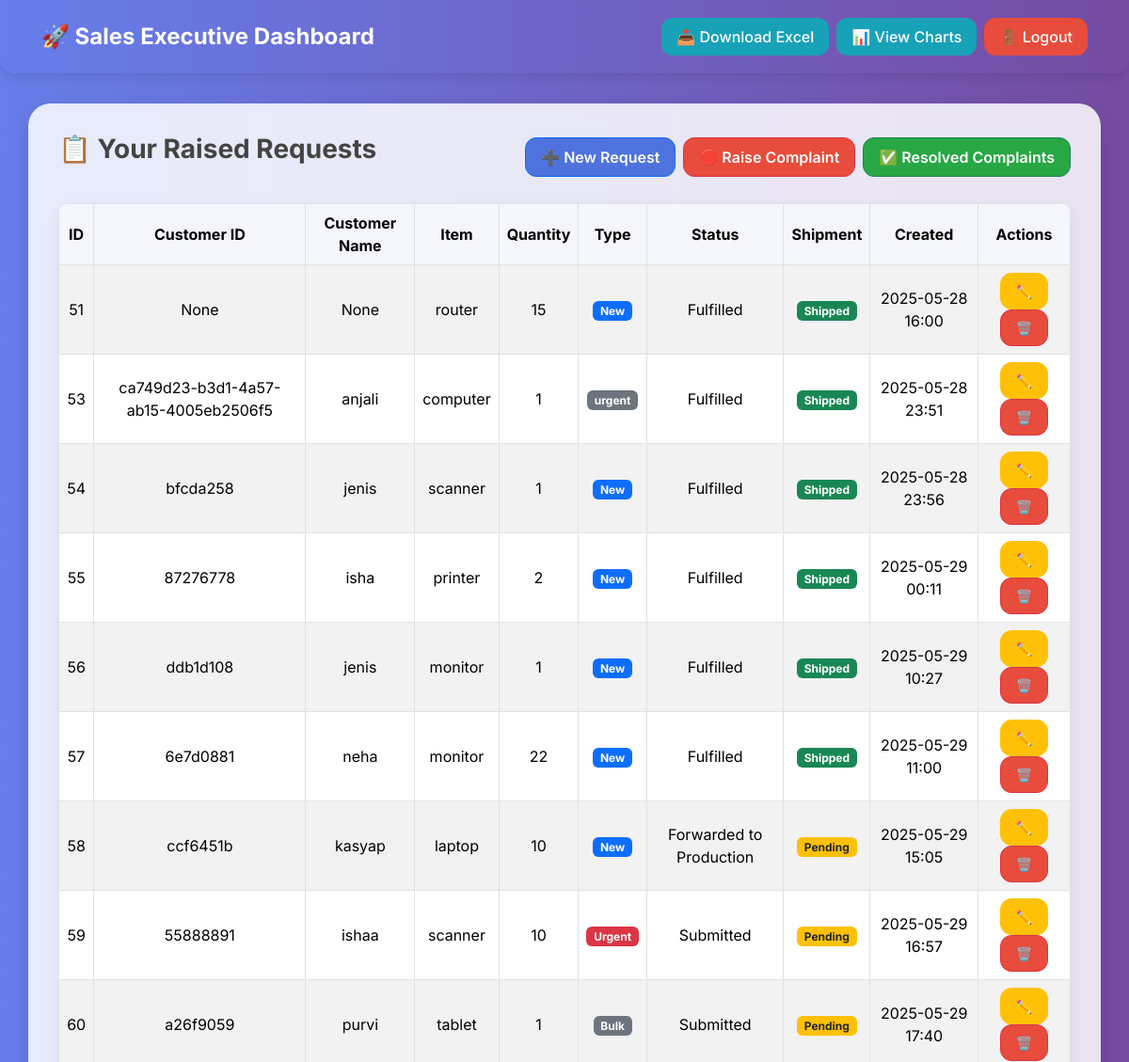
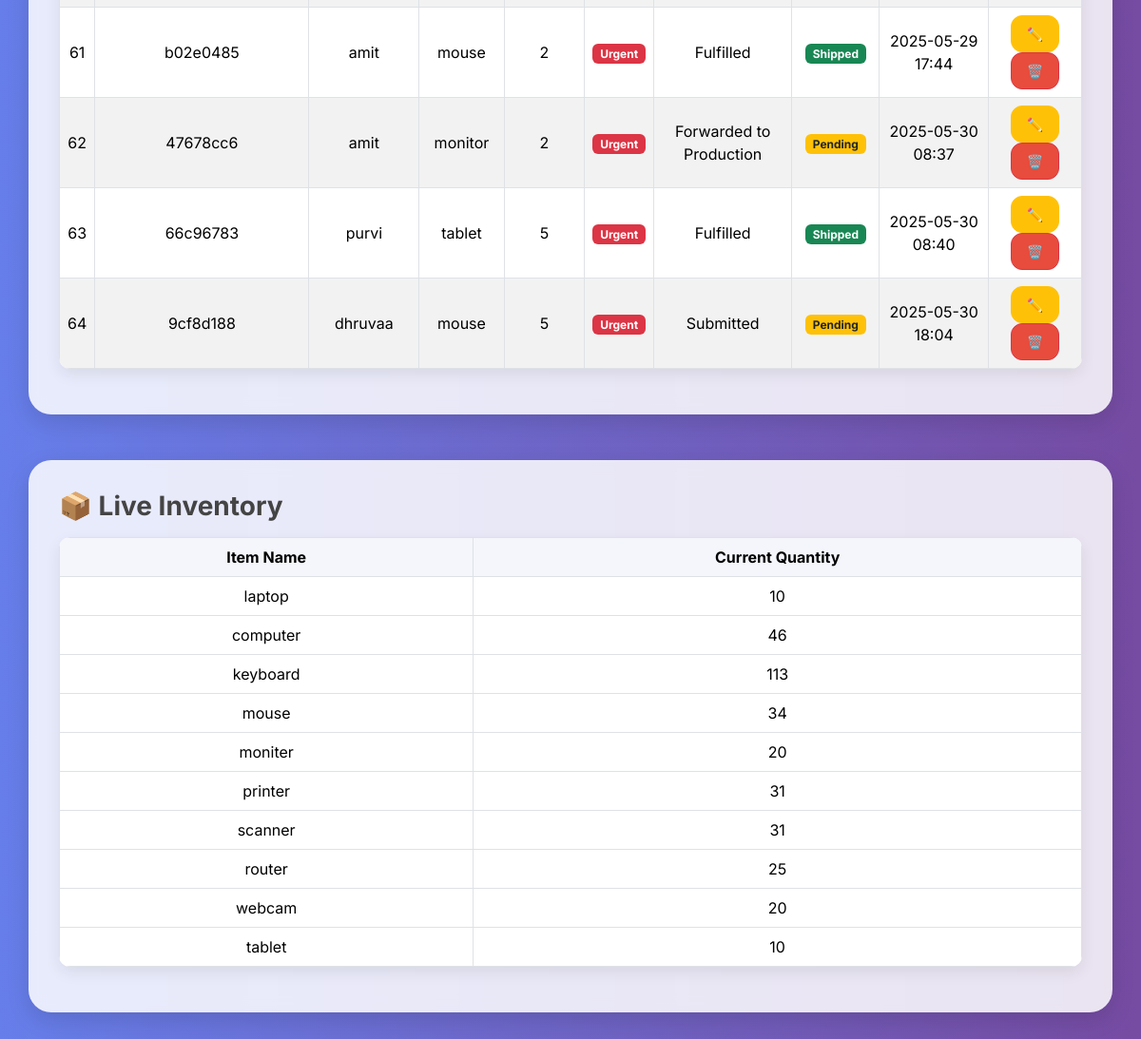
/sales_dashboard (signed in), run on an earlier commit of the app's database (2 pictures, top to bottom).
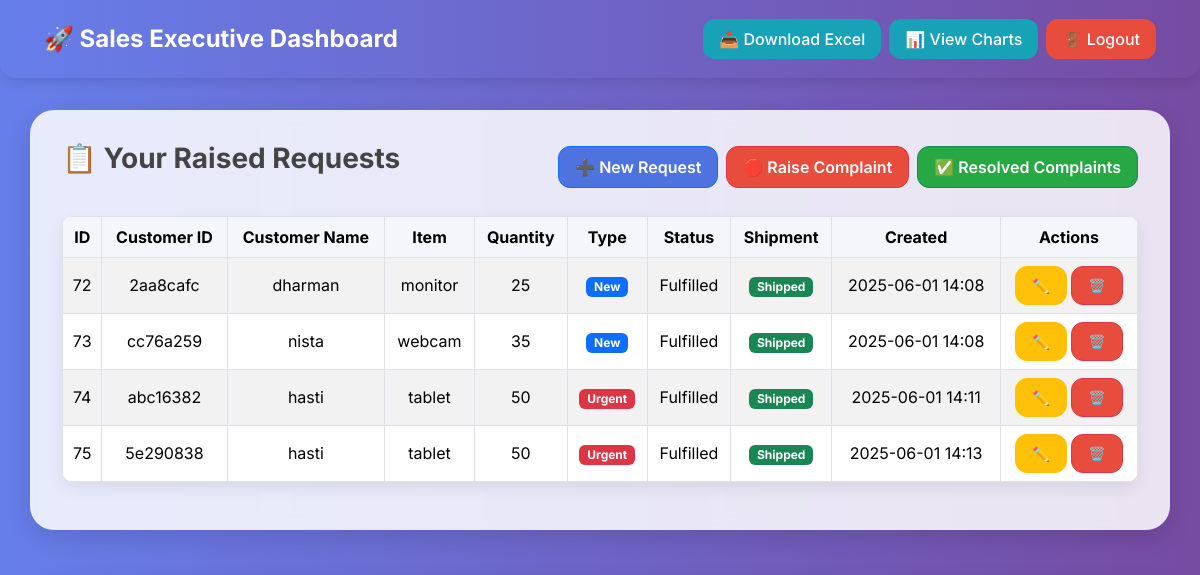
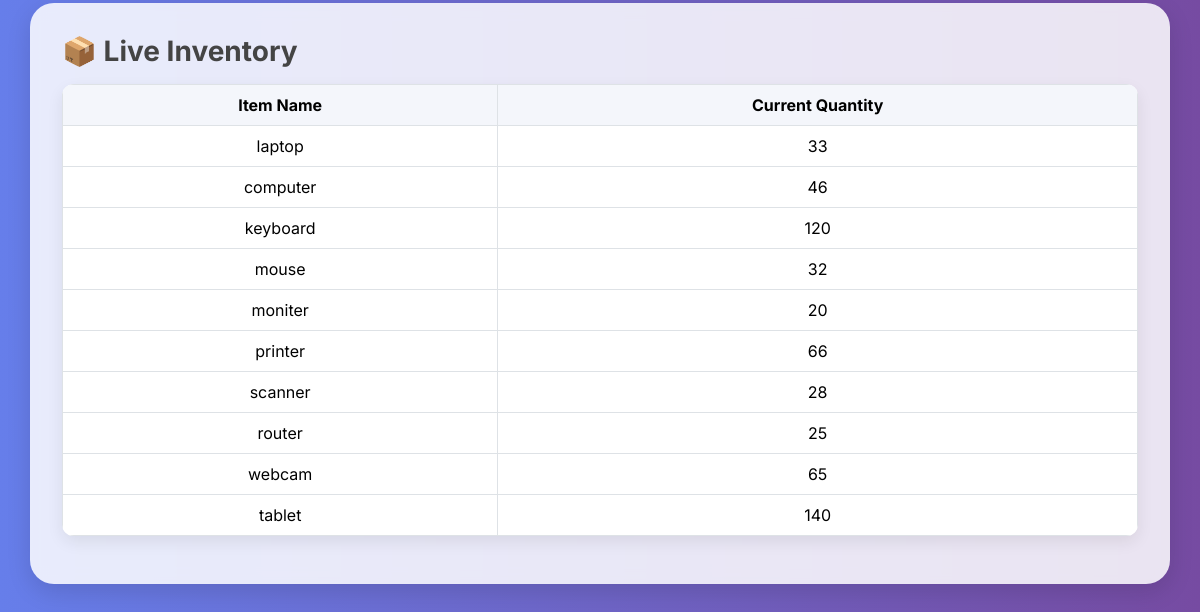
And on a later commit of the database (2 pictures, top to bottom).
### tables this page shows
CREATE TABLE "requests" (
	"id"	INTEGER,
	"item"	TEXT,
	"item_quantity"	INTEGER,
	"comment"	NUMERIC,
	"created_by"	TEXT NOT NULL,
	"assigned_to"	TEXT DEFAULT 'warehouse',
	"status"	TEXT DEFAULT 'Submitted' CHECK("status" IN ('Submitted', 'In Review', 'Fulfilled', 'Declined', 'Forwarded to Production')),
	"created_at"	TEXT DEFAULT CURRENT_TIMESTAMP,
	"updated_at"	TEXT DEFAULT CURRENT_TIMESTAMP,
	"warehouse_comment"	TEXT,
	"tracking_id"	TEXT,
	"courier_name"	TEXT,
	"delivery_date"	TEXT,
	"shipment_status"	TEXT DEFAULT 'Pending',
	"stock_available"	TEXT DEFAULT 'Yes' CHECK("stock_available" IN ('Yes', 'No')),
	"planner_comments"	TEXT,
	"estimated_completion_date"	TEXT,
	"urgency"	TEXT, was_forwarded INTEGER DEFAULT 0, customer_name TEXT, customer_id TEXT, request_type TEXT DEFAULT 'New', response TEXT,
	PRIMARY KEY("id" AUTOINCREMENT)
);

CREATE TABLE warehouse_inventory (
            id INTEGER PRIMARY KEY AUTOINCREMENT,
            item TEXT NOT NULL,
            item_quantity INTEGER NOT NULL
        );

### app.py (the view)
@app.route('/sales_dashboard')
def sales_dashboard():
    if session.get('role') != 'sales':
        return redirect(url_for('login'))
    username = session['username']
    conn = sqlite3.connect('database/4s.db')
    conn.row_factory = sqlite3.Row
    cursor = conn.cursor()
    cursor.execute("SELECT * FROM requests WHERE created_by = ?", (username,))
    rows = cursor.fetchall()
    requests = []
    for r in rows:
        created_at = r['created_at']
        if isinstance(created_at, str):
            try:
                created_at = datetime.strptime(created_at, "%Y-%m-%d %H:%M:%S")
            except ValueError:
                created_at = None
        requests.append({**dict(r), 'created_at': created_at})
    cursor.execute("SELECT item, item_quantity FROM warehouse_inventory")
    inventory_rows = cursor.fetchall()
    inventory = [dict(row) for row in inventory_rows]
    cursor.execute("SELECT * FROM complaints")
    resolved_rows = cursor.fetchall()
    resolved_complaints = [dict(row) for row in resolved_rows]
    print("Resolved Complaints:", resolved_complaints)  # Debug print
    conn.close()
    return render_template(
        'sales_dashboard.html',
        requests=requests,
        inventory=inventory,
        resolved_complaints=resolved_complaints  # ✅ Pass to template
    )

### Templates/sales_dashboard.html (shortened to what this page needs)
<!DOCTYPE html>
<html lang="en">
<head>
  <link href="https://cdn.jsdelivr.net/npm/bootstrap@5.3.3/dist/css/bootstrap.min.css" rel="stylesheet">
</head>
<body>
<nav class="navbar navbar-expand-lg">
  <div class="container-fluid d-flex justify-content-between align-items-center flex-wrap gap-2">
    <span class="navbar-brand">🚀 Sales Executive Dashboard</span>
    <div class="d-flex gap-2 flex-wrap">
      <a href="{{ url_for('download_report') }}" class="btn btn-info">📥 Download Excel</a>
      <a href="{{ url_for('sales_report_chart') }}" class="btn btn-info">📊 View Charts</a>
      <a href="{{ url_for('logout') }}" class="btn btn-danger">🚪 Logout</a>
    </div>
  </div>
</nav>
<section class="dashboard-box container">
  <div class="d-flex justify-content-between align-items-center mb-4 flex-wrap gap-2">
    <h3>📋 Your Raised Requests</h3>
    <div class="d-flex gap-2 flex-wrap">
      <a href="{{ url_for('raise_request') }}" class="btn btn-primary">➕ New Request</a>
      <a href="{{ url_for('raise_complaint') }}" class="btn btn-danger">🛑 Raise Complaint</a>
      <a href="{{ url_for('resolved_complaints') }}" class="btn btn-success">✅ Resolved Complaints</a>
    </div>
  </div>
  <table class="table table-striped table-bordered">
    <thead>
      <tr>
        <th>ID</th>
        <th>Customer ID</th>
        <th>Customer Name</th>
        <th>Item</th>
        <th>Quantity</th>
        <th>Type</th>
        <th>Status</th>
        <th>Shipment</th>
        <th>Created</th>
        <th>Actions</th>
      </tr>
    </thead>
    <tbody>
      {% if requests %}
        {% for r in requests %}
        <tr>
          <td>{{ r.id }}</td>
          <td>{{ r.customer_id }}</td>
          <td>{{ r.customer_name }}</td>
          <td>{{ r.item or '' }}</td>
          <td>{{ r.item_quantity or '' }}</td>
          <td>
            {% if r.request_type == 'Urgent' %}
              <span class="badge bg-danger">Urgent</span>
            {% elif r.request_type == 'New' %}
              <span class="badge bg-primary">New</span>
            {% elif r.request_type == 'Return' %}
              <span class="badge bg-warning text-dark">Return</span>
            {% else %}
              <span class="badge bg-secondary">{{ r.request_type }}</span>
            {% endif %}
          </td>
          <td>{{ r.status }}</td>
          <td>
            {% if r.shipment_status == 'Shipped' %}
              <span class="badge bg-success">Shipped</span>
            {% elif r.shipment_status %}
              <span class="badge bg-warning text-dark">{{ r.shipment_status }}</span>
            {% else %}
              <span class="badge bg-secondary">N/A</span>
            {% endif %}
          </td>
          <td>
            {% if r.created_at %}
              {{ r.created_at.strftime('%Y-%m-%d %H:%M') }}
            {% else %}
              N/A
            {% endif %}
          </td>
          <td>
            <a href="{{ url_for('edit_request', request_id=r.id) }}" class="btn btn-sm btn-warning">✏️</a>
            <a href="{{ url_for('delete_request', request_id=r.id) }}" class="btn btn-sm btn-danger" onclick="return confirm('Are you sure you want to delete this request?');">🗑️</a>
          </td>
        </tr>
        {% endfor %}
      {% else %}
        <tr>
          <td colspan="10" class="text-center">No requests found. Use ➕ to create one.</td>
        </tr>
      {% endif %}
    </tbody>
  </table>
</section>
<section class="dashboard-box container">
  <h3>📦 Live Inventory</h3>
  <table class="table table-bordered table-hover mt-3">
    <thead>
      <tr>
        <th>Item Name</th>
        <th>Current Quantity</th>
      </tr>
    </thead>
    <tbody>
      {% for item in inventory %}
      <tr>
        <td>{{ item['item'] }}</td>
        <td>{{ item['item_quantity'] }}</td>
      </tr>
      {% endfor %}
    </tbody>
  </table>
</section>
</body>
</html>

### Templates/sales_dashboard.html (style rules this page uses)
body { margin: 0; padding: 0; font-family: 'Inter', sans-serif; background: linear-gradient(to right, #667eea, #764ba2); min-height: 100vh; color: #333; }
.navbar { background: linear-gradient(90deg, #667eea, #764ba2); color: white; border-radius: 0 0 1rem 1rem; padding: 1rem 2rem; box-shadow: 0 4px 12px rgba(0, 0, 0, 0.1); }
.navbar-brand { font-weight: 700; font-size: 1.5rem; color: white !important; }
.navbar .btn { border-radius: 0.75rem; font-weight: 500; border: none; }
.dashboard-box { background: rgba(255, 255, 255, 0.85); backdrop-filter: blur(8px); padding: 2rem; border-radius: 1.5rem; box-shadow: 0 8px 24px rgba(0, 0, 0, 0.12); margin-top: 2rem; }
h3 { font-weight: 700; color: #444; margin-bottom: 1rem; }
.table { background: white; border-radius: 0.75rem; overflow: hidden; box-shadow: 0 6px 16px rgba(0, 0, 0, 0.08); }
.table th { background-color: #f4f6fb; text-align: center; vertical-align: middle; }
.table td { text-align: center; vertical-align: middle; }
.btn { border-radius: 0.75rem; font-weight: 600; padding: 0.5rem 1rem; }
.btn-info { background: #17a2b8; color: white; }
.btn-primary { background: #4e73df; }
.btn-danger { background: #e74c3c; }
.btn-success { background: #28a745; }
.btn-warning { background: #ffc107; color: #212529; }
section { margin-bottom: 3rem; }

What changed in the data, as far as the page shows it:
removed requests: id "51", customer_id "None", customer_name "None", item "router", item_quantity "15", request_type "New", status "Fulfilled", shipment_status "Shipped", created_at "2025-05-28 16:00"
removed requests: id "53", customer_id "ca749d23-b3d1-4a57-ab15-4005eb2506f5", customer_name "anjali", item "computer", item_quantity "1", request_type "urgent", status "Fulfilled", shipment_status "Shipped", created_at "2025-05-28 23:51"
removed requests: id "54", customer_id "bfcda258", customer_name "jenis", item "scanner", item_quantity "1", request_type "New", status "Fulfilled", shipment_status "Shipped", created_at "2025-05-28 23:56"
removed requests: id "55", customer_id "87276778", customer_name "isha", item "printer", item_quantity "2", request_type "New", status "Fulfilled", shipment_status "Shipped", created_at "2025-05-29 00:11"
removed requests: id "56", customer_id "ddb1d108", customer_name "jenis", item "monitor", item_quantity "1", request_type "New", status "Fulfilled", shipment_status "Shipped", created_at "2025-05-29 10:27"
removed requests: id "57", customer_id "6e7d0881", customer_name "neha", item "monitor", item_quantity "22", request_type "New", status "Fulfilled", shipment_status "Shipped", created_at "2025-05-29 11:00"
removed requests: id "58", customer_id "ccf6451b", customer_name "kasyap", item "laptop", item_quantity "10", request_type "New", status "Forwarded to Production", shipment_status "Pending", created_at "2025-05-29 15:05"
removed requests: id "59", customer_id "55888891", customer_name "ishaa", item "scanner", item_quantity "10", request_type "Urgent", status "Submitted", shipment_status "Pending", created_at "2025-05-29 16:57"
removed requests: id "60", customer_id "a26f9059", customer_name "purvi", item "tablet", item_quantity "1", request_type "Bulk", status "Submitted", shipment_status "Pending", created_at "2025-05-29 17:40"
removed requests: id "61", customer_id "b02e0485", customer_name "amit", item "mouse", item_quantity "2", request_type "Urgent", status "Fulfilled", shipment_status "Shipped", created_at "2025-05-29 17:44"
removed requests: id "62", customer_id "47678cc6", customer_name "amit", item "monitor", item_quantity "2", request_type "Urgent", status "Forwarded to Production", shipment_status "Pending", created_at "2025-05-30 08:37"
removed requests: id "63", customer_id "66c96783", customer_name "purvi", item "tablet", item_quantity "5", request_type "Urgent", status "Fulfilled", shipment_status "Shipped", created_at "2025-05-30 08:40"
removed requests: id "64", customer_id "9cf8d188", customer_name "dhruvaa", item "mouse", item_quantity "5", request_type "Urgent", status "Submitted", shipment_status "Pending", created_at "2025-05-30 18:04"
added requests: id "72", customer_id "2aa8cafc", customer_name "dharman", item "monitor", item_quantity "25", request_type "New", status "Fulfilled", shipment_status "Shipped", created_at "2025-06-01 14:08"
added requests: id "73", customer_id "cc76a259", customer_name "nista", item "webcam", item_quantity "35", request_type "New", status "Fulfilled", shipment_status "Shipped", created_at "2025-06-01 14:08"
added requests: id "74", customer_id "abc16382", customer_name "hasti", item "tablet", item_quantity "50", request_type "Urgent", status "Fulfilled", shipment_status "Shipped", created_at "2025-06-01 14:11"
added requests: id "75", customer_id "5e290838", customer_name "hasti", item "tablet", item_quantity "50", request_type "Urgent", status "Fulfilled", shipment_status "Shipped", created_at "2025-06-01 14:13"
changed warehouse_inventory "laptop": item_quantity "10" → "33"
changed warehouse_inventory "keyboard": item_quantity "113" → "120"
changed warehouse_inventory "mouse": item_quantity "34" → "32"
changed warehouse_inventory "printer": item_quantity "31" → "66"
changed warehouse_inventory "scanner": item_quantity "31" → "28"
changed warehouse_inventory "webcam": item_quantity "20" → "65"
changed warehouse_inventory "tablet": item_quantity "10" → "140"
